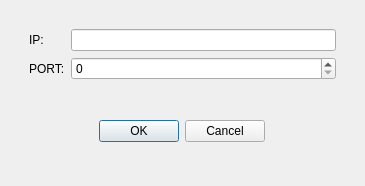
<?xml version="1.0" encoding="UTF-8"?>
<ui version="4.0">
 <class>Dialog</class>
 <widget class="QDialog" name="Dialog">
  <property name="geometry">
   <rect>
    <x>0</x>
    <y>0</y>
    <width>365</width>
    <height>186</height>
   </rect>
  </property>
  <property name="windowTitle">
   <string>Add Proxies</string>
  </property>
  <layout class="QHBoxLayout" name="horizontalLayout">
   <item>
    <widget class="QWidget" name="mainWidget" native="true">
     <layout class="QVBoxLayout" name="verticalLayout">
      <item>
       <widget class="QWidget" name="inputWidget" native="true">
        <layout class="QFormLayout" name="formLayout">
         <item row="0" column="0">
          <widget class="QLabel" name="ip">
           <property name="text">
            <string>IP:</string>
           </property>
          </widget>
         </item>
         <item row="1" column="0">
          <widget class="QLabel" name="port">
           <property name="text">
            <string>PORT:</string>
           </property>
          </widget>
         </item>
         <item row="0" column="1">
          <widget class="QLineEdit" name="ipLineEdit"/>
         </item>
         <item row="1" column="1">
          <widget class="QSpinBox" name="portLineSpinBox"/>
         </item>
        </layout>
       </widget>
      </item>
      <item>
       <widget class="QWidget" name="acceptableButtons" native="true">
        <layout class="QHBoxLayout" name="horizontalLayout_2">
         <item alignment="Qt::AlignHCenter|Qt::AlignVCenter">
          <widget class="QDialogButtonBox" name="buttonBox">
           <property name="standardButtons">
            <set>QDialogButtonBox::Cancel|QDialogButtonBox::Ok</set>
           </property>
          </widget>
         </item>
        </layout>
       </widget>
      </item>
     </layout>
    </widget>
   </item>
  </layout>
 </widget>
 <resources/>
 <connections/>
</ui>
